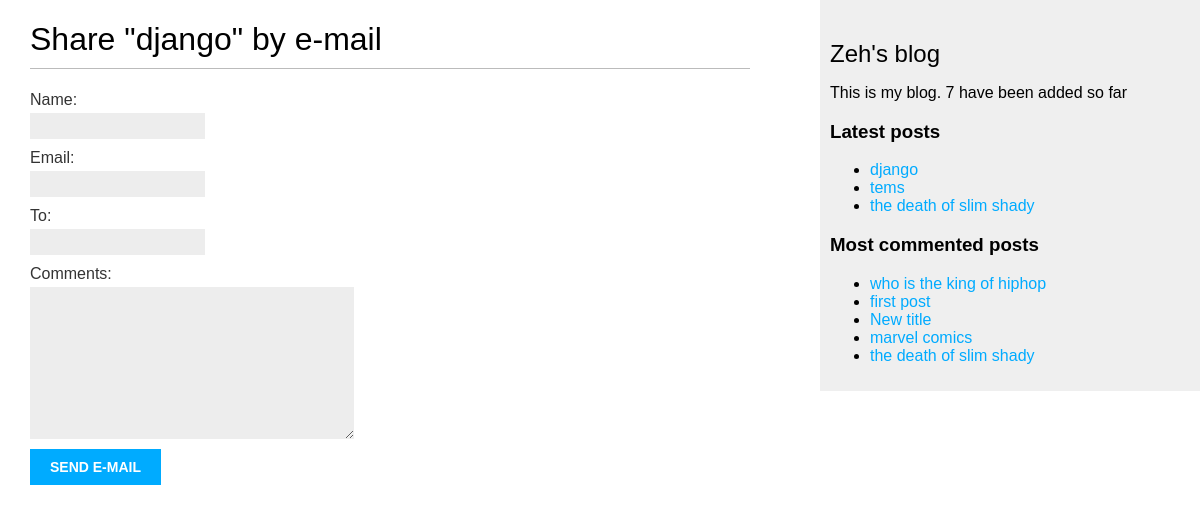
The app's page /blogs/7/share/ with its own data.
### blogs/models.py (models this page shows, shortened)
class Post(models.Model):
    class Status(models.TextChoices):
        DRAFT = 'DF', 'DRAFT'
        PUBLISHED = 'PB', 'PUBLISHED'
    title = models.CharField(max_length=255)
    slug = models.SlugField(max_length=255,
                            unique_for_date='publish')
    author = models.ForeignKey(
        settings.AUTH_USER_MODEL,
        on_delete=models.CASCADE,
        related_name='blog_posts'
    )
    body = models.TextField()
    publish = models.DateTimeField(default=timezone.now)
    created_at = models.DateTimeField(auto_now_add=True)
    updated_at = models.DateTimeField(auto_now=True)
    status = models.CharField(
        max_length=2,
        choices=Status,
        default=Status.DRAFT
    )
    tags = TaggableManager()
    objects = models.Manager() # The default manager.
    published = PublishedManager() # Our custom manager.
    class Meta:
        ordering = ['-publish']
        indexes = [
            models.Index(fields=['-publish']),
        ]
    def get_absolute_url(self):
        return reverse(
        'blogs:post_detail',
        args=[
            self.publish.year,
            self.publish.month,
            self.publish.day,
            self.slug
            ]
        )

### blogs/views.py (the view)
# urls.py: path('<int:post_id>/share/', views.post_share, name='post_share'),
def post_share(request, post_id):
    post = get_object_or_404(Post, id=post_id, status=Post.Status.PUBLISHED)
    sent = False
    try:
        if request.method == 'POST':
            form = EmailPostForm(request.POST)
            if form.is_valid():
                cd = form.cleaned_data
                post_url = request.build_absolute_uri(post.get_absolute_url())
                subject = f"{cd['name']} ({cd['email']}) recommends you read {post.title}"
                message = f"Read {post.title} at {post_url}\n\n{cd['name']}\'s comments: {cd['comments']}"
                send_mail(subject, message, from_email=None, recipient_list=[cd['to']])
                sent = True
        else:
            form = EmailPostForm()
        return render(request, 'blogs/post/share.html', {'post': post, 'form': form, 'sent': sent})
    except Exception as e:
         return render(request, 'blogs/post/share_error.html', {'error': str(e)})

### blogs/forms.py
class EmailPostForm(forms.Form):
    name = forms.CharField(max_length=25)
    email = forms.EmailField()
    to = forms.EmailField()
    comments = forms.CharField(required=False,
                               widget=forms.Textarea)

### blogs/models.py (called while the page is built)
    def get_queryset(self):
        return (
            super().get_queryset().filter(status=Post.Status.PUBLISHED)
        )

### blogs/templatetags/blog_tags.py (called while the page is built)
@register.simple_tag
def total_posts():
    return Post.published.count()

@register.inclusion_tag('blogs/post/latest_posts.html')
def show_latest_posts(count=5):
    latest_posts = Post.published.order_by('-publish')[:count]
    return {'latest_posts': latest_posts}

@register.simple_tag
def get_most_commented_posts(count=5):
    return Post.published.annotate(
        total_comments=Count('comments')
    ).order_by('-total_comments')[:count]

### blogs/templates/blogs/post/share.html (shortened to what this page needs)
{% extends "blogs/base.html" %}
{% block content %}
{% if sent %}
<h1>E-mail successfully sent</h1>
<p>
"{{ post.title }}" was successfully sent to {{ form.clean_data.to}}.
</p>
{% else %}
<h1>Share "{{ post.title }}" by e-mail</h1>
<form method="post">
{{ form.as_p }}
<input type="submit" value="Send e-mail">
</form>
{% endif %}
{% endblock %}

### blogs/templates/blogs/base.html (shortened to what this page needs)
{% load blog_tags %}
{% load static %}
<!DOCTYPE html>
<html>
<head>
<link href="{% static "css/blog.css" %}" rel="stylesheet">
</head>
<body>
<div id="content">
{% block content %}
{% endblock %}
</div>
<div id="sidebar">
<h2>Zeh's blog</h2>
<p>This is my blog.
   {% total_posts%} have been added so far
</p>
<h3>Latest posts</h3>
{% show_latest_posts 3 %}
<h3>Most commented posts</h3>
{% get_most_commented_posts as most_commented_posts %}
<ul>
{% for post in most_commented_posts %}
<li>
<a href="{{ post.get_absolute_url }}">{{ post.title }}</a>
</li>
{% endfor %}
</ul>
</div>
</body>
</html>

### blogs/templates/blogs/post/latest_posts.html
<ul>
    {% for post in latest_posts %}
    <li>
    <a href="{{ post.get_absolute_url }}">{{ post.title }}</a>
    </li>
    {% endfor %}
</ul>

### blogs/static/css/blog.css (style rules this page uses)
body { margin:0; padding:0; font-family:helvetica, sans-serif; }
a { color:#00abff; text-decoration:none; }
h1 { font-weight:normal; border-bottom:1px solid #bbb; padding:0 0 10px 0; }
h2 { font-weight:normal; margin:30px 0 0; }
#content { float:left; width:60%; padding:0 0 0 30px; }
#sidebar { float:right; width:30%; padding:10px; background:#efefef; height:100%; }
label { float:left; clear:both; color:#333; margin-bottom:4px; }
input, textarea { clear:both; float:left; margin:0 0 10px; background:#ededed; border:0; padding:6px 10px; font-size:12px; }
input[type=submit] { font-weight:bold; background:#00abff; color:#fff; padding:10px 20px; font-size:14px; text-transform:uppercase; }

### records on screen
Post: title "django"
Post: title "tems"
Post: title "the death of slim shady"
Post: title "who is the king of hiphop"
Post: title "first post"
Post: title "New title"
Post: title "marvel comics"
